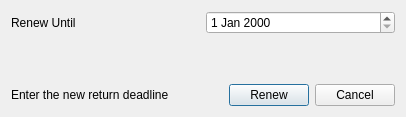
<?xml version="1.0" encoding="UTF-8"?>
<ui version="4.0">
 <class>RenewBookDialog</class>
 <widget class="QDialog" name="RenewBookDialog">
  <property name="geometry">
   <rect>
    <x>0</x>
    <y>0</y>
    <width>406</width>
    <height>117</height>
   </rect>
  </property>
  <property name="windowTitle">
   <string>Renew Book</string>
  </property>
  <layout class="QVBoxLayout" name="verticalLayout">
   <item>
    <layout class="QHBoxLayout" name="horizontalLayout_2">
     <item>
      <widget class="QLabel" name="label">
       <property name="text">
        <string>Renew Until </string>
       </property>
      </widget>
     </item>
     <item>
      <widget class="QDateEdit" name="dateEdit"/>
     </item>
    </layout>
   </item>
   <item>
    <spacer name="verticalSpacer">
     <property name="orientation">
      <enum>Qt::Vertical</enum>
     </property>
     <property name="sizeHint" stdset="0">
      <size>
       <width>20</width>
       <height>29</height>
      </size>
     </property>
    </spacer>
   </item>
   <item>
    <layout class="QHBoxLayout" name="horizontalLayout">
     <item>
      <widget class="QLabel" name="msg_label">
       <property name="text">
        <string>Enter the new return deadline</string>
       </property>
      </widget>
     </item>
     <item>
      <spacer name="horizontalSpacer">
       <property name="orientation">
        <enum>Qt::Horizontal</enum>
       </property>
       <property name="sizeHint" stdset="0">
        <size>
         <width>40</width>
         <height>20</height>
        </size>
       </property>
      </spacer>
     </item>
     <item alignment="Qt::AlignRight">
      <widget class="QPushButton" name="pushButton">
       <property name="sizePolicy">
        <sizepolicy hsizetype="Fixed" vsizetype="Fixed">
         <horstretch>0</horstretch>
         <verstretch>0</verstretch>
        </sizepolicy>
       </property>
       <property name="text">
        <string>Renew</string>
       </property>
      </widget>
     </item>
     <item alignment="Qt::AlignRight">
      <widget class="QPushButton" name="pushButton_2">
       <property name="sizePolicy">
        <sizepolicy hsizetype="Fixed" vsizetype="Fixed">
         <horstretch>0</horstretch>
         <verstretch>0</verstretch>
        </sizepolicy>
       </property>
       <property name="text">
        <string>Cancel</string>
       </property>
      </widget>
     </item>
    </layout>
   </item>
  </layout>
 </widget>
 <resources/>
 <connections/>
</ui>
